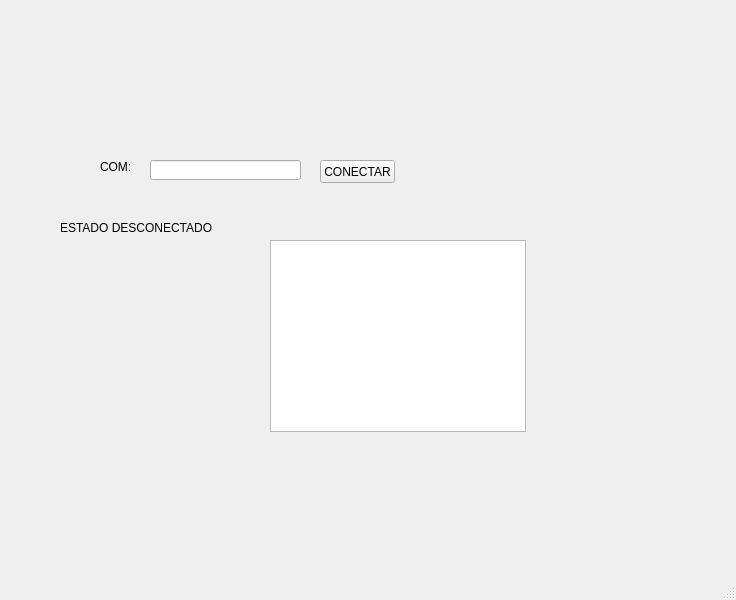
<?xml version="1.0" encoding="UTF-8"?>
<ui version="4.0">
 <class>MainWindow</class>
 <widget class="QMainWindow" name="MainWindow">
  <property name="geometry">
   <rect>
    <x>0</x>
    <y>0</y>
    <width>736</width>
    <height>600</height>
   </rect>
  </property>
  <property name="windowTitle">
   <string>MainWindow</string>
  </property>
  <widget class="QWidget" name="centralwidget">
   <widget class="QLabel" name="label">
    <property name="geometry">
     <rect>
      <x>100</x>
      <y>160</y>
      <width>47</width>
      <height>13</height>
     </rect>
    </property>
    <property name="text">
     <string>COM:</string>
    </property>
   </widget>
   <widget class="QTextBrowser" name="textBrowser">
    <property name="geometry">
     <rect>
      <x>270</x>
      <y>240</y>
      <width>256</width>
      <height>192</height>
     </rect>
    </property>
   </widget>
   <widget class="QLineEdit" name="txt_com">
    <property name="geometry">
     <rect>
      <x>150</x>
      <y>160</y>
      <width>151</width>
      <height>20</height>
     </rect>
    </property>
   </widget>
   <widget class="QPushButton" name="btn_conectar">
    <property name="geometry">
     <rect>
      <x>320</x>
      <y>160</y>
      <width>75</width>
      <height>23</height>
     </rect>
    </property>
    <property name="text">
     <string>CONECTAR</string>
    </property>
   </widget>
   <widget class="QLabel" name="label_2">
    <property name="geometry">
     <rect>
      <x>60</x>
      <y>220</y>
      <width>201</width>
      <height>16</height>
     </rect>
    </property>
    <property name="text">
     <string>ESTADO DESCONECTADO</string>
    </property>
   </widget>
  </widget>
  <widget class="QMenuBar" name="menubar">
   <property name="geometry">
    <rect>
     <x>0</x>
     <y>0</y>
     <width>736</width>
     <height>21</height>
    </rect>
   </property>
  </widget>
  <widget class="QStatusBar" name="statusbar"/>
 </widget>
 <resources/>
 <connections/>
</ui>
